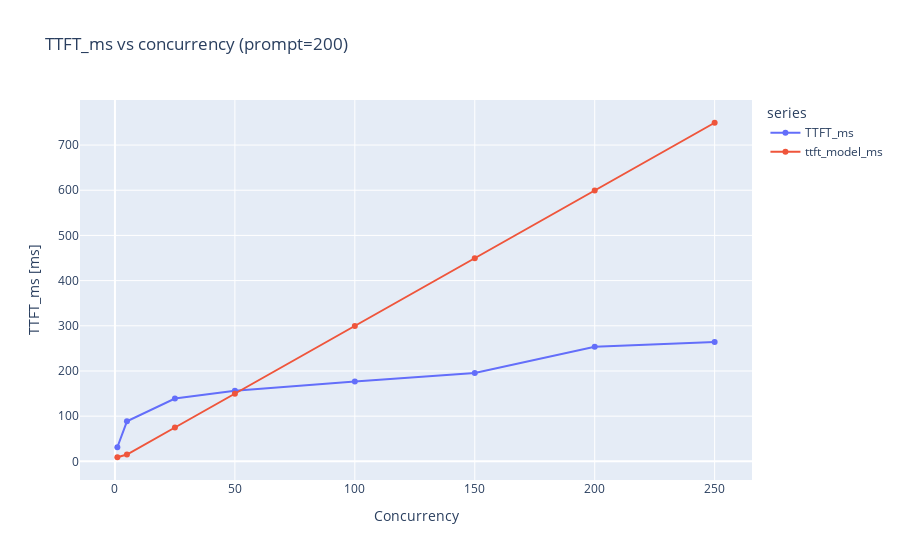
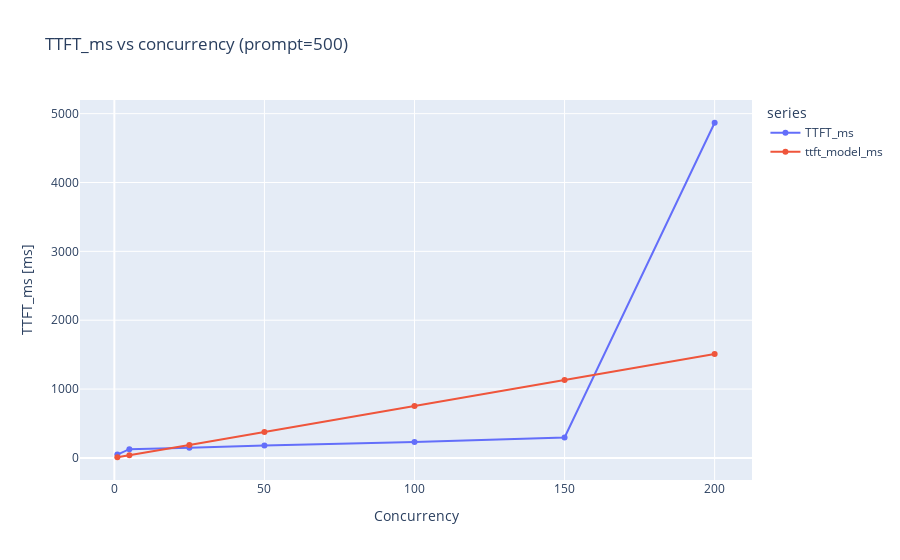
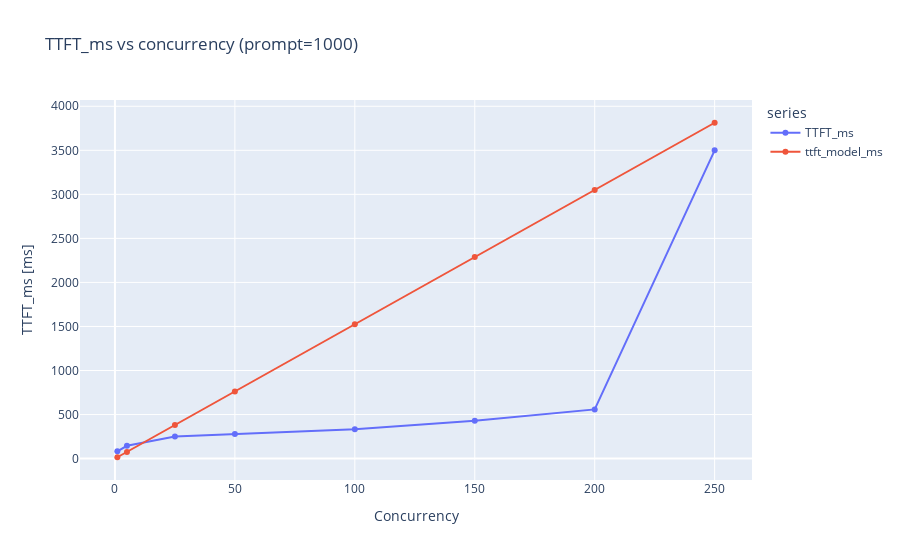
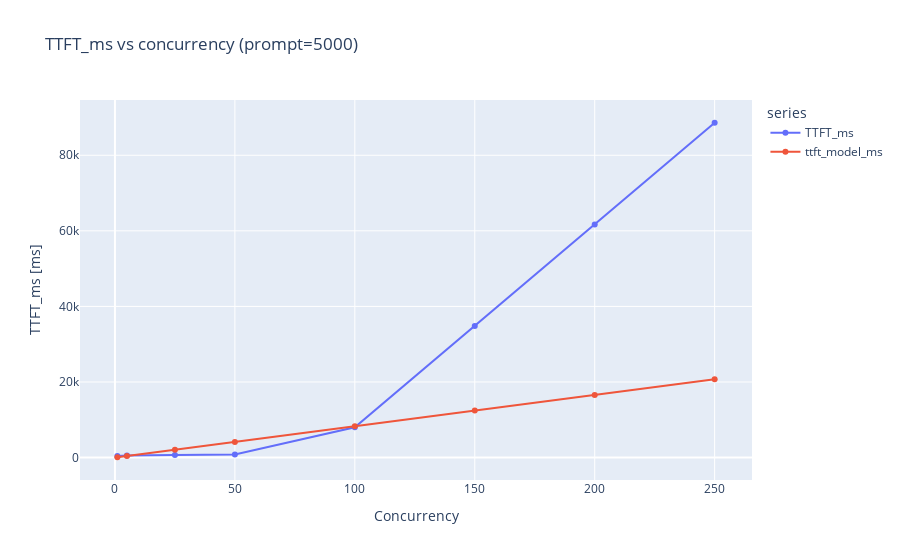

The code cell stored with these charts, in order, in its notebook:
### Markdown cell above
## Plots

The helpers below make it easy to compare measured vs. modelled values for any prompt length.

### Code cell
def plot_metric_vs_concurrency(metric_name, observed_col, model_col, prompt_tokens):
    subset = df_eval[df_eval["input_tokens"] == prompt_tokens].sort_values("concurrency")
    if subset.empty:
        raise ValueError(f"No rows with input_tokens={prompt_tokens}")
    melted = subset.melt(
        id_vars=["concurrency"],
        value_vars=[observed_col, model_col],
        var_name="series",
        value_name="value",
    )

    title = f"{metric_name} vs concurrency (prompt={prompt_tokens})"
    fig = px.line(melted, x="concurrency", y="value", color="series", markers=True, title=title)
    fig.update_layout(xaxis_title="Concurrency", yaxis_title=f"{metric_name} [ms]")
    fig.show()


for prompt_tokens in sorted(df_eval["input_tokens"].unique()):
    plot_metric_vs_concurrency("TTFT_ms", "TTFT_ms", "ttft_model_ms", prompt_tokens)

for prompt_tokens in sorted(df_eval["input_tokens"].unique()):
    plot_metric_vs_concurrency("ITL_ms", "ITL_ms", "itl_model_ms", prompt_tokens)

### Figure 1 — Plotly figure (JSON) as saved in the notebook; plotly's stock layout.template omitted (floating-point values rounded to 4 significant figures)
{"data": [{"hovertemplate": "series=TTFT_ms<br>concurrency=%{x}<br>value=%{y}<extra></extra>", "legendgroup": "TTFT_ms", "line": {"color": "#636efa", "dash": "solid"}, "marker": {"symbol": "circle"}, "mode": "lines+markers", "name": "TTFT_ms", "orientation": "v", "showlegend": true, "type": "scatter", "x": [1, 5, 25, 50, 100, 150, 200, 250], "xaxis": "x", "y": [31.22, 88.7, 139.0, 156.3, 176.8, 195.5, 253.4, 264.2], "yaxis": "y"}, {"hovertemplate": "series=ttft_model_ms<br>concurrency=%{x}<br>value=%{y}<extra></extra>", "legendgroup": "ttft_model_ms", "line": {"color": "#EF553B", "dash": "solid"}, "marker": {"symbol": "circle"}, "mode": "lines+markers", "name": "ttft_model_ms", "orientation": "v", "showlegend": true, "type": "scatter", "x": [1, 5, 25, 50, 100, 150, 200, 250], "xaxis": "x", "y": [9.088, 14.99, 74.93, 149.9, 299.7, 449.6, 599.5, 749.3], "yaxis": "y"}], "layout": {"legend": {"title": {"text": "series"}, "tracegroupgap": 0}, "title": {"text": "TTFT_ms vs concurrency (prompt=200)"}, "xaxis": {"anchor": "y", "domain": [0, 1], "title": {"text": "Concurrency"}}, "yaxis": {"anchor": "x", "domain": [0, 1], "title": {"text": "TTFT_ms [ms]"}}}}

### Figure 2 — Plotly figure (JSON) as saved in the notebook; plotly's stock layout.template omitted (floating-point values rounded to 4 significant figures)
{"data": [{"hovertemplate": "series=TTFT_ms<br>concurrency=%{x}<br>value=%{y}<extra></extra>", "legendgroup": "TTFT_ms", "line": {"color": "#636efa", "dash": "solid"}, "marker": {"symbol": "circle"}, "mode": "lines+markers", "name": "TTFT_ms", "orientation": "v", "showlegend": true, "type": "scatter", "x": [1, 5, 25, 50, 100, 150, 200], "xaxis": "x", "y": [47.77, 126.5, 147.6, 181.6, 229.8, 296.7, 4868.0], "yaxis": "y"}, {"hovertemplate": "series=ttft_model_ms<br>concurrency=%{x}<br>value=%{y}<extra></extra>", "legendgroup": "ttft_model_ms", "line": {"color": "#EF553B", "dash": "solid"}, "marker": {"symbol": "circle"}, "mode": "lines+markers", "name": "ttft_model_ms", "orientation": "v", "showlegend": true, "type": "scatter", "x": [1, 5, 25, 50, 100, 150, 200], "xaxis": "x", "y": [9.499, 37.72, 188.6, 377.2, 754.3, 1131.0, 1509.0], "yaxis": "y"}], "layout": {"legend": {"title": {"text": "series"}, "tracegroupgap": 0}, "title": {"text": "TTFT_ms vs concurrency (prompt=500)"}, "xaxis": {"anchor": "y", "domain": [0, 1], "title": {"text": "Concurrency"}}, "yaxis": {"anchor": "x", "domain": [0, 1], "title": {"text": "TTFT_ms [ms]"}}}}

### Figure 3 — Plotly figure (JSON) as saved in the notebook; plotly's stock layout.template omitted (floating-point values rounded to 4 significant figures)
{"data": [{"hovertemplate": "series=TTFT_ms<br>concurrency=%{x}<br>value=%{y}<extra></extra>", "legendgroup": "TTFT_ms", "line": {"color": "#636efa", "dash": "solid"}, "marker": {"symbol": "circle"}, "mode": "lines+markers", "name": "TTFT_ms", "orientation": "v", "showlegend": true, "type": "scatter", "x": [1, 5, 25, 50, 100, 150, 200, 250], "xaxis": "x", "y": [82.46, 145.6, 250.5, 278.6, 334.2, 428.5, 558.2, 3500.0], "yaxis": "y"}, {"hovertemplate": "series=ttft_model_ms<br>concurrency=%{x}<br>value=%{y}<extra></extra>", "legendgroup": "ttft_model_ms", "line": {"color": "#EF553B", "dash": "solid"}, "marker": {"symbol": "circle"}, "mode": "lines+markers", "name": "ttft_model_ms", "orientation": "v", "showlegend": true, "type": "scatter", "x": [1, 5, 25, 50, 100, 150, 200, 250], "xaxis": "x", "y": [15.25, 76.26, 381.3, 762.6, 1525.0, 2288.0, 3050.0, 3813.0], "yaxis": "y"}], "layout": {"legend": {"title": {"text": "series"}, "tracegroupgap": 0}, "title": {"text": "TTFT_ms vs concurrency (prompt=1000)"}, "xaxis": {"anchor": "y", "domain": [0, 1], "title": {"text": "Concurrency"}}, "yaxis": {"anchor": "x", "domain": [0, 1], "title": {"text": "TTFT_ms [ms]"}}}}

### Figure 4 — Plotly figure (JSON) as saved in the notebook; plotly's stock layout.template omitted (floating-point values rounded to 4 significant figures)
{"data": [{"hovertemplate": "series=TTFT_ms<br>concurrency=%{x}<br>value=%{y}<extra></extra>", "legendgroup": "TTFT_ms", "line": {"color": "#636efa", "dash": "solid"}, "marker": {"symbol": "circle"}, "mode": "lines+markers", "name": "TTFT_ms", "orientation": "v", "showlegend": true, "type": "scatter", "x": [1, 5, 25, 50, 100, 150, 200, 250], "xaxis": "x", "y": [406.8, 546.7, 688.7, 834.5, 7996.0, 34790.0, 61680.0, 88610.0], "yaxis": "y"}, {"hovertemplate": "series=ttft_model_ms<br>concurrency=%{x}<br>value=%{y}<extra></extra>", "legendgroup": "ttft_model_ms", "line": {"color": "#EF553B", "dash": "solid"}, "marker": {"symbol": "circle"}, "mode": "lines+markers", "name": "ttft_model_ms", "orientation": "v", "showlegend": true, "type": "scatter", "x": [1, 5, 25, 50, 100, 150, 200, 250], "xaxis": "x", "y": [82.88, 414.4, 2072.0, 4144.0, 8288.0, 12430.0, 16580.0, 20720.0], "yaxis": "y"}], "layout": {"legend": {"title": {"text": "series"}, "tracegroupgap": 0}, "title": {"text": "TTFT_ms vs concurrency (prompt=5000)"}, "xaxis": {"anchor": "y", "domain": [0, 1], "title": {"text": "Concurrency"}}, "yaxis": {"anchor": "x", "domain": [0, 1], "title": {"text": "TTFT_ms [ms]"}}}}
